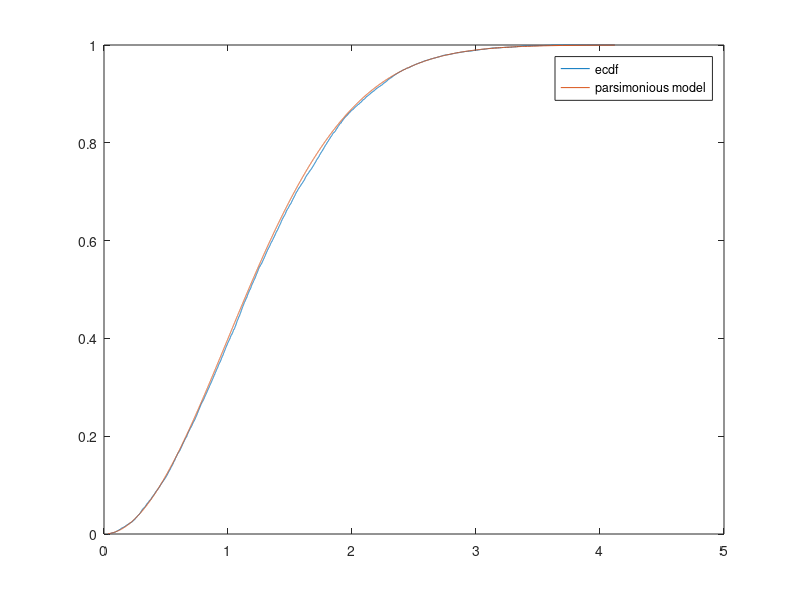

Recreate this plot in MATLAB.
%generate data from normal distribution
X=randn(10000,1);
Y=randn(10000,1);
R=(X.^2+Y.^2).^0.5;
[f,x_R] = ecdf(R);
plot(x_R,f) % plot ecdf
hold on;
plot(x_R,wblcdf(x_R,1.4,2));% plot parsimonious model
legend('ecdf','parsimonious model ');
hold off;
rng('default');
